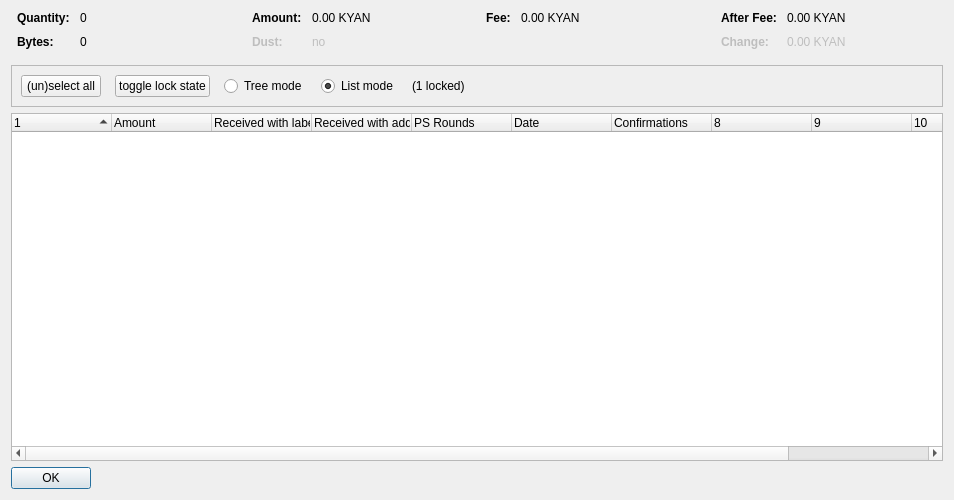
<?xml version="1.0" encoding="UTF-8"?>
<ui version="4.0">
 <class>CoinControlDialog</class>
 <widget class="QDialog" name="CoinControlDialog">
  <property name="geometry">
   <rect>
    <x>0</x>
    <y>0</y>
    <width>954</width>
    <height>500</height>
   </rect>
  </property>
  <property name="windowTitle">
   <string>Coin Selection</string>
  </property>
  <layout class="QVBoxLayout" name="verticalLayout">
   <item>
    <layout class="QHBoxLayout" name="horizontalLayoutTop" stretch="0,0,0,0">
     <property name="topMargin">
      <number>0</number>
     </property>
     <property name="bottomMargin">
      <number>10</number>
     </property>
     <item>
      <layout class="QFormLayout" name="formLayoutCoinControl1">
       <property name="horizontalSpacing">
        <number>10</number>
       </property>
       <property name="verticalSpacing">
        <number>10</number>
       </property>
       <property name="leftMargin">
        <number>6</number>
       </property>
       <property name="rightMargin">
        <number>6</number>
       </property>
       <item row="0" column="0">
        <widget class="QLabel" name="labelCoinControlQuantityText">
         <property name="font">
          <font>
           <weight>75</weight>
           <bold>true</bold>
          </font>
         </property>
         <property name="text">
          <string>Quantity:</string>
         </property>
        </widget>
       </item>
       <item row="0" column="1">
        <widget class="QLabel" name="labelCoinControlQuantity">
         <property name="cursor">
          <cursorShape>IBeamCursor</cursorShape>
         </property>
         <property name="contextMenuPolicy">
          <enum>Qt::ActionsContextMenu</enum>
         </property>
         <property name="text">
          <string notr="true">0</string>
         </property>
         <property name="textInteractionFlags">
          <set>Qt::LinksAccessibleByMouse|Qt::TextSelectableByKeyboard|Qt::TextSelectableByMouse</set>
         </property>
        </widget>
       </item>
       <item row="1" column="0">
        <widget class="QLabel" name="labelCoinControlBytesText">
         <property name="font">
          <font>
           <weight>75</weight>
           <bold>true</bold>
          </font>
         </property>
         <property name="text">
          <string>Bytes:</string>
         </property>
        </widget>
       </item>
       <item row="1" column="1">
        <widget class="QLabel" name="labelCoinControlBytes">
         <property name="cursor">
          <cursorShape>IBeamCursor</cursorShape>
         </property>
         <property name="contextMenuPolicy">
          <enum>Qt::ActionsContextMenu</enum>
         </property>
         <property name="text">
          <string notr="true">0</string>
         </property>
         <property name="textInteractionFlags">
          <set>Qt::LinksAccessibleByMouse|Qt::TextSelectableByKeyboard|Qt::TextSelectableByMouse</set>
         </property>
        </widget>
       </item>
      </layout>
     </item>
     <item>
      <layout class="QFormLayout" name="formLayoutCoinControl2">
       <property name="horizontalSpacing">
        <number>10</number>
       </property>
       <property name="verticalSpacing">
        <number>10</number>
       </property>
       <property name="leftMargin">
        <number>6</number>
       </property>
       <property name="rightMargin">
        <number>6</number>
       </property>
       <item row="0" column="0">
        <widget class="QLabel" name="labelCoinControlAmountText">
         <property name="font">
          <font>
           <weight>75</weight>
           <bold>true</bold>
          </font>
         </property>
         <property name="text">
          <string>Amount:</string>
         </property>
        </widget>
       </item>
       <item row="0" column="1">
        <widget class="QLabel" name="labelCoinControlAmount">
         <property name="cursor">
          <cursorShape>IBeamCursor</cursorShape>
         </property>
         <property name="contextMenuPolicy">
          <enum>Qt::ActionsContextMenu</enum>
         </property>
         <property name="text">
          <string notr="true">0.00 KYAN</string>
         </property>
         <property name="textInteractionFlags">
          <set>Qt::LinksAccessibleByMouse|Qt::TextSelectableByKeyboard|Qt::TextSelectableByMouse</set>
         </property>
        </widget>
       </item>
       <item row="1" column="0">
        <widget class="QLabel" name="labelCoinControlLowOutputText">
         <property name="enabled">
          <bool>false</bool>
         </property>
         <property name="font">
          <font>
           <weight>75</weight>
           <bold>true</bold>
          </font>
         </property>
         <property name="text">
          <string>Dust:</string>
         </property>
        </widget>
       </item>
       <item row="1" column="1">
        <widget class="QLabel" name="labelCoinControlLowOutput">
         <property name="enabled">
          <bool>false</bool>
         </property>
         <property name="cursor">
          <cursorShape>IBeamCursor</cursorShape>
         </property>
         <property name="contextMenuPolicy">
          <enum>Qt::ActionsContextMenu</enum>
         </property>
         <property name="text">
          <string notr="true">no</string>
         </property>
         <property name="textInteractionFlags">
          <set>Qt::LinksAccessibleByMouse|Qt::TextSelectableByKeyboard|Qt::TextSelectableByMouse</set>
         </property>
        </widget>
       </item>
      </layout>
     </item>
     <item>
      <layout class="QFormLayout" name="formLayoutCoinControl3">
       <property name="horizontalSpacing">
        <number>10</number>
       </property>
       <property name="verticalSpacing">
        <number>10</number>
       </property>
       <property name="leftMargin">
        <number>6</number>
       </property>
       <property name="rightMargin">
        <number>6</number>
       </property>
       <item row="0" column="0">
        <widget class="QLabel" name="labelCoinControlFeeText">
         <property name="font">
          <font>
           <weight>75</weight>
           <bold>true</bold>
          </font>
         </property>
         <property name="text">
          <string>Fee:</string>
         </property>
        </widget>
       </item>
       <item row="0" column="1">
        <widget class="QLabel" name="labelCoinControlFee">
         <property name="cursor">
          <cursorShape>IBeamCursor</cursorShape>
         </property>
         <property name="contextMenuPolicy">
          <enum>Qt::ActionsContextMenu</enum>
         </property>
         <property name="text">
          <string notr="true">0.00 KYAN</string>
         </property>
         <property name="textInteractionFlags">
          <set>Qt::LinksAccessibleByMouse|Qt::TextSelectableByKeyboard|Qt::TextSelectableByMouse</set>
         </property>
        </widget>
       </item>
      </layout>
     </item>
     <item>
      <layout class="QFormLayout" name="formLayoutCoinControl4">
       <property name="horizontalSpacing">
        <number>10</number>
       </property>
       <property name="verticalSpacing">
        <number>10</number>
       </property>
       <property name="leftMargin">
        <number>6</number>
       </property>
       <property name="rightMargin">
        <number>6</number>
       </property>
       <item row="0" column="0">
        <widget class="QLabel" name="labelCoinControlAfterFeeText">
         <property name="font">
          <font>
           <weight>75</weight>
           <bold>true</bold>
          </font>
         </property>
         <property name="text">
          <string>After Fee:</string>
         </property>
        </widget>
       </item>
       <item row="0" column="1">
        <widget class="QLabel" name="labelCoinControlAfterFee">
         <property name="cursor">
          <cursorShape>IBeamCursor</cursorShape>
         </property>
         <property name="contextMenuPolicy">
          <enum>Qt::ActionsContextMenu</enum>
         </property>
         <property name="text">
          <string notr="true">0.00 KYAN</string>
         </property>
         <property name="textInteractionFlags">
          <set>Qt::LinksAccessibleByMouse|Qt::TextSelectableByKeyboard|Qt::TextSelectableByMouse</set>
         </property>
        </widget>
       </item>
       <item row="1" column="0">
        <widget class="QLabel" name="labelCoinControlChangeText">
         <property name="enabled">
          <bool>false</bool>
         </property>
         <property name="font">
          <font>
           <weight>75</weight>
           <bold>true</bold>
          </font>
         </property>
         <property name="text">
          <string>Change:</string>
         </property>
        </widget>
       </item>
       <item row="1" column="1">
        <widget class="QLabel" name="labelCoinControlChange">
         <property name="enabled">
          <bool>false</bool>
         </property>
         <property name="cursor">
          <cursorShape>IBeamCursor</cursorShape>
         </property>
         <property name="contextMenuPolicy">
          <enum>Qt::ActionsContextMenu</enum>
         </property>
         <property name="text">
          <string notr="true">0.00 KYAN</string>
         </property>
         <property name="textInteractionFlags">
          <set>Qt::LinksAccessibleByMouse|Qt::TextSelectableByKeyboard|Qt::TextSelectableByMouse</set>
         </property>
        </widget>
       </item>
      </layout>
     </item>
    </layout>
   </item>
   <item>
    <widget class="QFrame" name="frame">
     <property name="minimumSize">
      <size>
       <width>0</width>
       <height>40</height>
      </size>
     </property>
     <property name="frameShape">
      <enum>QFrame::StyledPanel</enum>
     </property>
     <property name="frameShadow">
      <enum>QFrame::Sunken</enum>
     </property>
     <layout class="QHBoxLayout" name="horizontalLayout">
      <item>
       <layout class="QHBoxLayout" name="horizontalLayoutPanel" stretch="0,0,0,0,0,0">
        <property name="spacing">
         <number>14</number>
        </property>
        <item>
         <widget class="QPushButton" name="pushButtonSelectAll">
          <property name="sizePolicy">
           <sizepolicy hsizetype="Maximum" vsizetype="Fixed">
            <horstretch>0</horstretch>
            <verstretch>0</verstretch>
           </sizepolicy>
          </property>
          <property name="text">
           <string>(un)select all</string>
          </property>
          <property name="autoDefault">
           <bool>false</bool>
          </property>
         </widget>
        </item>
        <item>
         <widget class="QPushButton" name="pushButtonToggleLock">
          <property name="sizePolicy">
           <sizepolicy hsizetype="Maximum" vsizetype="Fixed">
            <horstretch>0</horstretch>
            <verstretch>0</verstretch>
           </sizepolicy>
          </property>
          <property name="text">
           <string>toggle lock state</string>
          </property>
          <property name="autoDefault">
           <bool>false</bool>
          </property>
         </widget>
        </item>
        <item>
         <widget class="QRadioButton" name="radioTreeMode">
          <property name="sizePolicy">
           <sizepolicy hsizetype="Maximum" vsizetype="Fixed">
            <horstretch>0</horstretch>
            <verstretch>0</verstretch>
           </sizepolicy>
          </property>
          <property name="text">
           <string>Tree mode</string>
          </property>
         </widget>
        </item>
        <item>
         <widget class="QRadioButton" name="radioListMode">
          <property name="sizePolicy">
           <sizepolicy hsizetype="Maximum" vsizetype="Fixed">
            <horstretch>0</horstretch>
            <verstretch>0</verstretch>
           </sizepolicy>
          </property>
          <property name="text">
           <string>List mode</string>
          </property>
          <property name="checked">
           <bool>true</bool>
          </property>
         </widget>
        </item>
        <item>
         <widget class="QLabel" name="labelLocked">
          <property name="text">
           <string>(1 locked)</string>
          </property>
         </widget>
        </item>
        <item>
         <spacer name="horizontalSpacer">
          <property name="orientation">
           <enum>Qt::Horizontal</enum>
          </property>
          <property name="sizeHint" stdset="0">
           <size>
            <width>40</width>
            <height>20</height>
           </size>
          </property>
         </spacer>
        </item>
       </layout>
      </item>
     </layout>
    </widget>
   </item>
   <item>
    <widget class="CoinControlTreeWidget" name="treeWidget">
     <property name="contextMenuPolicy">
      <enum>Qt::CustomContextMenu</enum>
     </property>
     <property name="sortingEnabled">
      <bool>false</bool>
     </property>
     <property name="columnCount">
      <number>11</number>
     </property>
     <attribute name="headerShowSortIndicator" stdset="0">
      <bool>true</bool>
     </attribute>
     <attribute name="headerStretchLastSection">
      <bool>false</bool>
     </attribute>
     <column>
      <property name="text">
       <string/>
      </property>
     </column>
     <column>
      <property name="text">
       <string>Amount</string>
      </property>
     </column>
     <column>
      <property name="text">
       <string>Received with label</string>
      </property>
     </column>
     <column>
      <property name="text">
       <string>Received with address</string>
      </property>
     </column>
     <column>
      <property name="text">
       <string>PS Rounds</string>
      </property>
     </column>
     <column>
      <property name="text">
       <string>Date</string>
      </property>
     </column>
     <column>
      <property name="text">
       <string>Confirmations</string>
      </property>
      <property name="toolTip">
       <string>Confirmed</string>
      </property>
     </column>
     <column>
      <property name="text">
       <string/>
      </property>
     </column>
     <column>
      <property name="text">
       <string/>
      </property>
     </column>
     <column>
      <property name="text">
       <string/>
      </property>
     </column>
     <column>
      <property name="text">
       <string/>
      </property>
     </column>
    </widget>
   </item>
   <item>
    <widget class="QDialogButtonBox" name="buttonBox">
     <property name="sizePolicy">
      <sizepolicy hsizetype="Maximum" vsizetype="Fixed">
       <horstretch>0</horstretch>
       <verstretch>0</verstretch>
      </sizepolicy>
     </property>
     <property name="orientation">
      <enum>Qt::Horizontal</enum>
     </property>
     <property name="standardButtons">
      <set>QDialogButtonBox::Ok</set>
     </property>
    </widget>
   </item>
  </layout>
 </widget>
 <customwidgets>
  <customwidget>
   <class>CoinControlTreeWidget</class>
   <extends>QTreeWidget</extends>
   <header>coincontroltreewidget.h</header>
  </customwidget>
 </customwidgets>
 <resources/>
 <connections/>
</ui>
